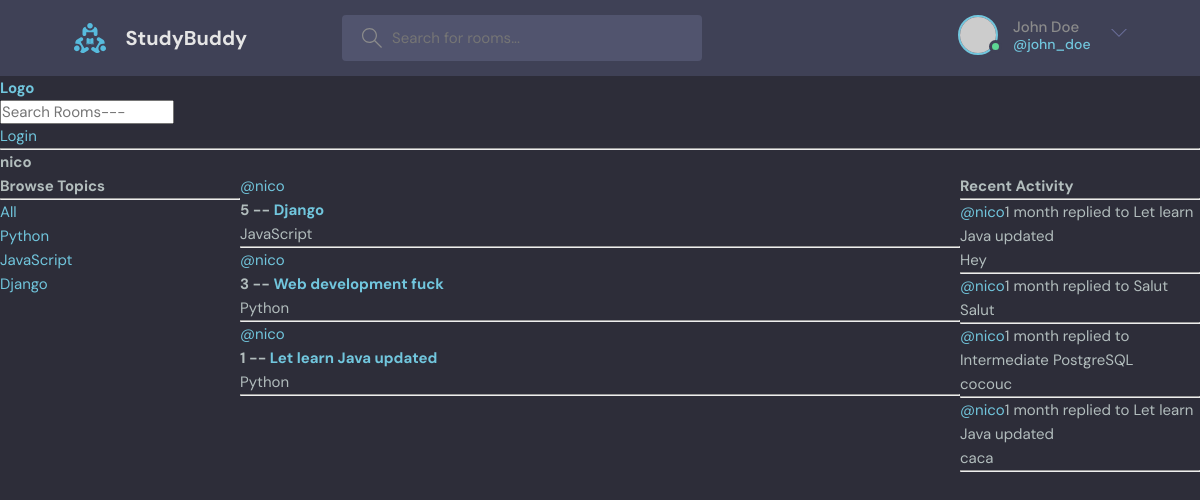
Page /profile/1/ on the committed database.
### base/models.py (models this page shows, shortened)
class Topic(models.Model):
    name = models.CharField(max_length=200)

class Room(models.Model):
    host = models.ForeignKey(User, on_delete=models.SET_NULL, null=True)
    topic = models.ForeignKey(Topic, on_delete=models.SET_NULL, null=True)
    name = models.CharField(max_length=200)
    description = models.TextField(null=True, blank=True)
    participants = models.ManyToManyField(User, related_name='participants', blank=True)
    updated = models.DateTimeField(auto_now=True)
    created = models.DateTimeField(auto_now_add=True)
    class Meta:
        ordering = ['-updated', '-created']
    def __str__(self):
        return self.name

class Message(models.Model):
    user = models.ForeignKey(User, on_delete=models.CASCADE)
    room = models.ForeignKey(Room, on_delete=models.CASCADE)
    body = models.TextField()
    updated = models.DateTimeField(auto_now=True)
    created = models.DateTimeField(auto_now_add=True)
    def __str__(self):
        return self.body[0:50]

### base/views.py (the view)
def userProfile(request, pk):
    user= User.objects.get(id=pk)
    rooms = user.room_set.all()
    room_messages = user.message_set.all()
    topics = Topic.objects.all()
    context = {'user':user, 'rooms':rooms, 'room_messages':room_messages, 'topics':topics}
    return render(request, 'base/profile.html', context)

### base/templates/base/profile.html (shortened to what this page needs)
{% extends 'main.html' %}
{% block content %}
<h1>{{user.username}}</h1>
<div class="profile-container">
    <div>
        {% include 'base/topics_component.html' %}
    </div>
    <div>
        {% include 'base/feed_component.html' %}
    </div>
    <div>
        {% include 'base/activity_component.html' %}
    </div>
</div>
{% endblock content %}

### templates/main.html (shortened to what this page needs)
<!DOCTYPE html>
{% load static %}
<html lang="en">
  <head>
    <link rel="stylesheet" href="{% static 'styles/style.css' %}" />
  </head>
  <body>
    <header class="header header--loggedIn">
      <div class="container">
        <a href="/" class="header__logo">
          <img src="assets/logo.svg" />
          <h1>StudyBuddy</h1>
        </a>
        <form class="header__search">
          <label>
            <input placeholder="Search for rooms..." />
          </label>
        </form>
        <nav class="header__menu">
          <div class="header__user">
            <a href="profile.html">
              <div class="avatar avatar--medium active">
                <img src="https://randomuser.me/api/portraits/men/37.jpg" />
              </div>
              <p>John Doe <span>@john_doe</span></p>
            </a>
            <button class="dropdown-button">
              <svg version="1.1" xmlns="http://www.w3.org/2000/svg" width="32" height="32" viewBox="0 0 32 32">
                <title>chevron-down</title>
                <path d="M16 21l-13-13h-3l16 16 16-16h-3l-13 13z"></path>
              </svg>
            </button>
          </div>
        </nav>
      </div>
    </header>
    {% include 'navbar.html' %}
    {% block content %}
    {% endblock %}
  </body>
</html>

### templates/navbar.html
<a href="/">
    <h1>Logo</h1>
</a>
<form method="GET" action="{% url 'home' %}">
    <input type="text" name="q" placeholder="Search Rooms---">
</form>
{% if request.user.is_authenticated %}
<p>Hello {{request.user}}</p>
<a href="{% url 'logout' %}">Logout</a>
{% else %}
<a href="{% url 'login' %}">Login</a>
{% endif %}
<hr>

### base/templates/base/topics_component.html
<h3>Browse Topics</h3>
<hr>
<div>
    <a href="{% url 'home' %}">All</a>
</div>
{% for topic in topics  %}
    <div>
        <a href="{% url 'home' %}?q={{topic.name}}">{{topic.name}}</a>
    </div>
{% endfor %}

### base/templates/base/feed_component.html (shortened to what this page needs)
<div>
    {% for room in rooms  %}
        <div>
            <a href="{% url 'user-profile' room.host.id %}">@{{room.host.username}}</a>
            <h5>{{room.id}} -- <a href="{% url 'room' room.id %}"> {{room.name}}</a> </h5>
            <small>{{room.topic.name}}</small>
            <hr>
        </div>
    {% endfor %}
</div>

### base/templates/base/activity_component.html (shortened to what this page needs)
<h3>Recent Activity</h3>
<hr>
{% for message in room_messages %}
    <div>
        <small><a href="{% url 'user-profile' message.user.id %}">@{{message.user}}</a>{{message.created|timesince}}</small>
        <small>replied to {{message.room}}</small>
        <p>{{message}}</p>
        <hr>
    </div>
{% endfor %}

### static/styles/style.css (style rules this page uses)
:root { --color-main: #71c6dd; --color-main-light: #e1f6fb; --color-dark: #3f4156; --color-dark-medium: #51546e; --color-dark-light: #696d97; --color-light: #e5e5e5; --color-gray: #8b8b8b; --color-light-gray: #b2bdbd; --color-bg: #2d2d39; --color-success: #5dd693; --color-error: #fc4b0b; }
* { font-family: "DM Sans", -apple-system, BlinkMacSystemFont, "Segoe UI", Roboto, Oxygen, Ubuntu, Cantarell, "Open Sans", "Helvetica Neue", sans-serif; margin: 0; padding: 0; box-sizing: border-box; text-rendering: optimizeLegibility; font-size: inherit; }
html { font-size: 56.25%; }
@media only screen and (min-width: 1200px) { html { font-size: 62.5%; } }
body { line-height: 1.6; font-weight: 400; font-size: 1.5rem; color: var(--color-light-gray); background-color: var(--color-bg); min-height: 100vh; }
img { width: 100%; }
a { display: inline-block; color: var(--color-main); text-decoration: none; }
.container { max-width: 120rem; width: 90%; margin: auto; }
.avatar { position: relative; display: inline-block; border-radius: 50%; border: 2px solid var(--color-main); }
.avatar img { display: block; border-radius: 50%; object-fit: cover; object-position: center; }
.avatar::after { content: ""; display: block; position: absolute; background-color: var(--color-gray); z-index: 111; border-radius: 50%; border: 0.3rem solid var(--color-dark); }
.avatar.active::after { background-color: var(--color-success); }
.avatar.avatar--medium img { width: 3.6rem; height: 3.6rem; border-radius: 50%; }
.avatar.avatar--medium:after { width: 0.7rem; height: 0.7rem; bottom: 0px; right: -6px; }
.header { padding: 1.5rem; background-color: var(--color-dark); }
.header > .container { display: flex; gap: 9.5rem; }
.header__logo, .header__user { display: flex; gap: 2rem; align-items: center; }
.header__logo > img { height: 3.2rem; width: 3.2rem; }
.header__logo > h1 { font-weight: 700; font-size: 2rem; color: var(--color-light); }
.header__search > label { background-color: var(--color-dark-medium); padding: 1.3rem 1rem; display: flex; align-items: center; gap: 1rem; border-radius: 4px; }
.header__search svg { fill: var(--color-gray); width: 2rem; height: 2rem; margin-left: 1rem; }
.header__search input { width: 30rem; background: transparent; border: none; outline: none; color: var(--color-light); }
.header__menu { margin-left: auto; position: relative; }
.header__menu a { display: flex; gap: 1.5rem; align-items: center; font-weight: 500; text-decoration: none; color: var(--color-gray); }
.header__menu img { height: 3.6rem; }
.header__menu p { line-height: 1.2; }
.header__menu span { color: var(--color-main); font-weight: 500; font-size: 1.4rem; display: block; }
.header__menu svg { width: 1.6rem; height: 1.6rem; fill: var(--color-dark-light); }
.dropdown-button { background: transparent; border: 0; outline: 0; cursor: pointer; }

### base/templates/base/profile.html (style rules this page uses)
.profile-container { display:grid; grid-template-columns: 1fr 3fr 1fr; }

### rows in the picture
Topic: name "Python"
Topic: name "JavaScript"
Topic: name "Django"
Room: host.username "nico", id "5", name "Django", topic.name "JavaScript"
Room: host.username "nico", id "3", name "Web development fuck", topic.name "Python"
Room: host.username "nico", id "1", name "Let learn Java updated", topic.name "Python"
Message: user "nico", created "1 month", room "Let learn Java updated", body "Hey"
Message: user "nico", created "1 month", room "Salut", body "Salut"
Message: user "nico", created "1 month", room "Intermediate PostgreSQL", body "cocouc"
Message: user "nico", created "1 month", room "Let learn Java updated", body "caca"

### other values in the picture
{{ user.username }} "nico"
